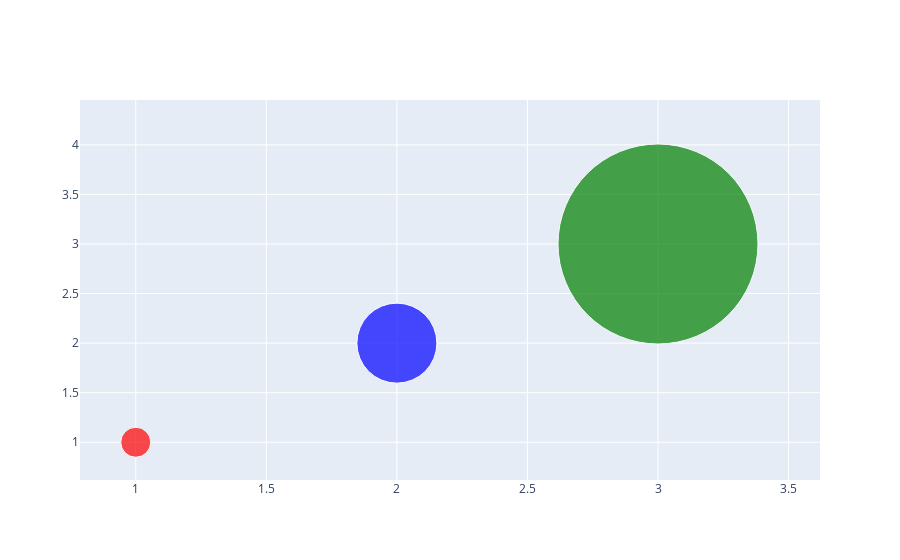

Notebook cell for this chart:
### Code cell
import plotly.offline as py
from plotly.graph_objs import Scatter, Layout
import plotly.graph_objs as go

py.init_notebook_mode(connected=True)

trace=go.Scatter(
    x=[1,2,3],
    y=[1,2,3],
    marker=dict(
        color=['red','blue','green'],
        size=[30,80,200],
    ),
     mode='markers'
)
py.iplot([trace])

### Figure 1 — Plotly figure (JSON) as saved in the notebook; plotly's stock layout.template omitted (floating-point values rounded to 4 significant figures)
{"data": [{"marker": {"color": ["red", "blue", "green"], "size": [30, 80, 200]}, "mode": "markers", "type": "scatter", "x": [1, 2, 3], "y": [1, 2, 3]}], "layout": {}}
